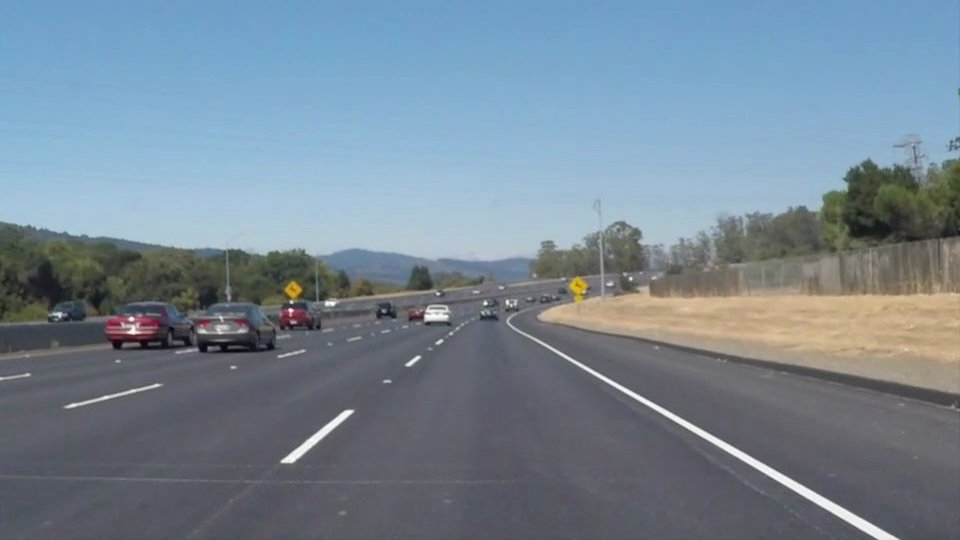
#> input picture turning_pictures/testing_images/01. solidWhiteCurve.jpeg, 960 x 540 px, found by its file name
$ python turning_detection_contours_center.py
#> lines starting #> are read from the running program, lines starting #| are printed output that depends on the picture; after the words box and inside, x2 and y2 are one past the last pixel; in counts of white or black regions, pixels touching at a corner belong together
import cv2
import matplotlib.pyplot as plt
import numpy as np

image = cv2.imread("../turning_pictures/testing_images/01. solidWhiteCurve.jpeg")
#> image is the input picture: shape (540, 960, 3); mean B, G, R 148.1, 134.5, 118.5
# convert to RGB
image = cv2.cvtColor(image, cv2.COLOR_BGR2RGB)
# convert to grayscale
gray = cv2.cvtColor(image, cv2.COLOR_RGB2GRAY)
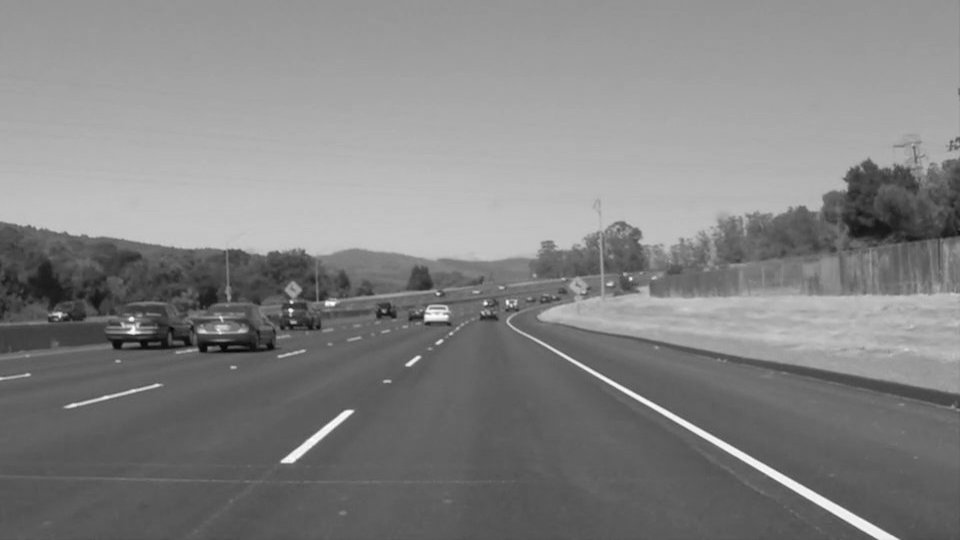
#> gray: shape (540, 960); min 5, max 255, mean 131.2
# create a binary thresholded image
_, binary = cv2.threshold(gray, 225, 255, cv2.THRESH_BINARY_INV)
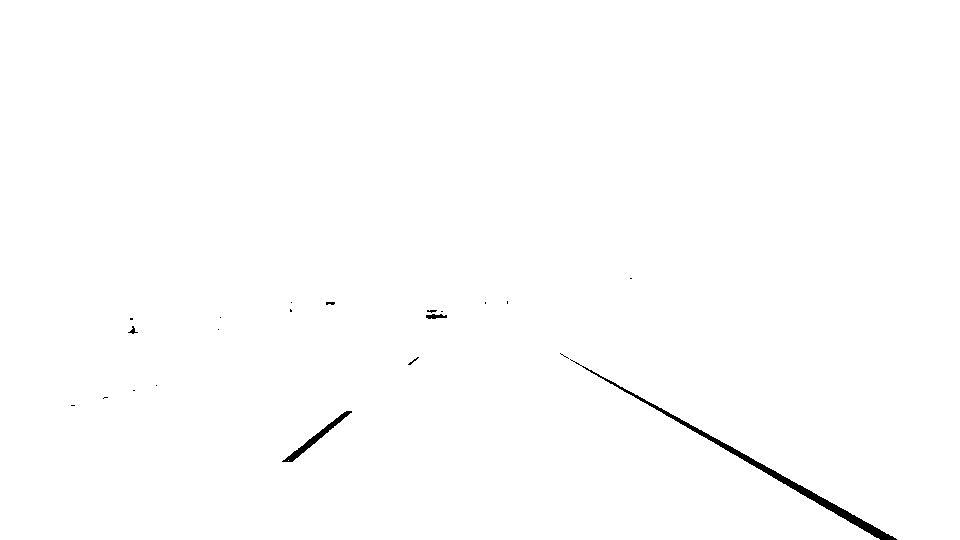
#> binary: shape (540, 960); 99.5% white; 21 black regions (15 under 20 px)
# find the contours from the thresholded image
contours, hierarchy = cv2.findContours(binary, cv2.RETR_TREE, cv2.CHAIN_APPROX_SIMPLE)
#> contours = 33 contours, 26 with area under 20; largest, box (x1, y1, x2, y2) and area: (0, 0, 960, 540) 514749, (281, 410, 353, 463) 540, (425, 313, 448, 320) 96, (127, 325, 139, 335) 44, (325, 301, 336, 306) 34, (407, 356, 420, 366) 32, (426, 309, 438, 314) 30
image = cv2.drawContours(image, contours, -1, (0, 255, 0), 2)
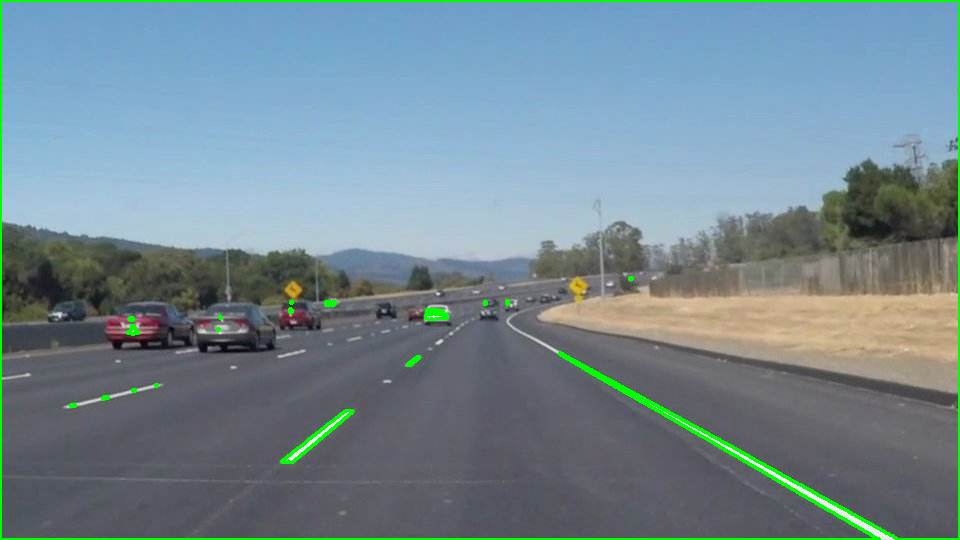
#> image: shape (540, 960, 3); mean R, G, B 115.9, 136.6, 144.9

a1 = contours[0][:, 0]
#> a1 = 515 pairs, first value 0 to 959, second value 0 to 539
a2 = contours[1][:, 0]
#> a2 = 64 pairs, first value 281 to 352, second value 410 to 462


def interpolate(a1, a2, poly_deg=20.5, n_points=100, plot=True):

#> called with a1 = array of shape (515, 2), a2 = array of shape (64, 2), poly_deg = 20.5, n_points = 100, plot = True
    min_a1_x, max_a1_x = min(a1[:,0]), max(a1[:,0])
#> min_a1_x = 0; max_a1_x = 959
    new_a1_x = np.linspace(min_a1_x, max_a1_x, n_points)
#> new_a1_x = 100 values from 0 to 959
    a1_coefs = np.polyfit(a1[:,0],a1[:,1], poly_deg)
#> a1_coefs = 21 values, max 10619.2 at index 18, min -984568.4 at index 19, mean -46367.9
    new_a1_y = np.polyval(a1_coefs, new_a1_x)
#> new_a1_y = 100 values, max 674.7 at index 97, min -30615706.6 at index 8, mean -5406720.3

    min_a2_x, max_a2_x = min(a2[:,0]), max(a2[:,0])
#> min_a2_x = 281; max_a2_x = 352
    new_a2_x = np.linspace(min_a2_x, max_a2_x, n_points)
#> new_a2_x = 100 values from 281 to 352
    a2_coefs = np.polyfit(a2[:,0],a2[:,1], poly_deg)
#> a2_coefs = 21 values, max 200278395.7 at index 19, min -1.01e+10 at index 20, mean -469206497.6
    new_a2_y = np.polyval(a2_coefs, new_a2_x)
#> new_a2_y = 100 values, max 461.9 at index 0, min 411.2 at index 99, mean 436.3

    midx = [np.mean([new_a1_x[i], new_a2_x[i]]) for i in range(n_points)]
#> midx = 100 values from 140.5 to 655.5
    midy = [np.mean([new_a1_y[i], new_a2_y[i]]) for i in range(n_points)]
#> midy = 100 values, max 543.5 at index 97, min -15307624.5 at index 8, mean -2703142

    if plot:
        plt.plot(midx, midy, '--', c='black')

    return np.array([[x, y] for x, y in zip(midx, midy)])

interpolate(a1, a2)
plt.imshow(image)
plt.show()
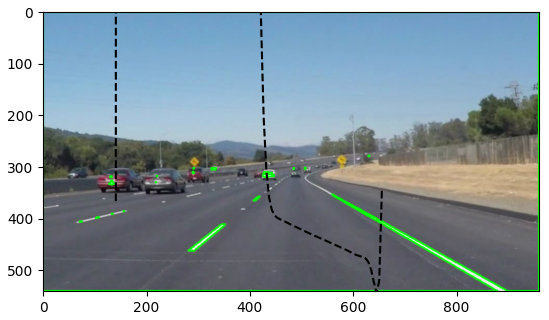
#> figure drawn by matplotlib, 1 panel
